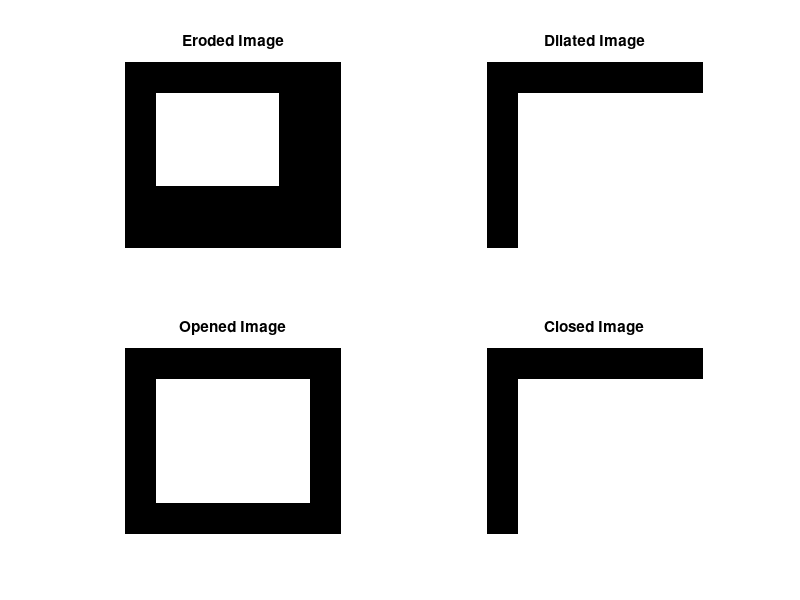

Here is the MATLAB script that generated this plot:
% Example usage
inputImage = [0 0 0 0 0 0 0; 
              0 1 1 1 1 1 0; 
              0 1 1 1 1 1 0; 
              0 1 1 1 1 1 0;
              0 1 1 1 1 1 0;
              0 0 0 0 0 0 0]; % Define your binary image

%inputImage = imread('back.png');
%inputImage = rgb2gray(inputImage);
          
structuringElement = ones(2, 2); % Define a 3x3 structuring element

erodedImage = imerode(inputImage, structuringElement);
dilatedImage = imdilate(inputImage, structuringElement);
openedImage = imopen(inputImage, structuringElement);
closedImage = imclose(inputImage, structuringElement);

% Display the results
figure;
subplot(2, 2, 1), imshow(erodedImage), title('Eroded Image');
subplot(2, 2, 2), imshow(dilatedImage), title('Dilated Image');
subplot(2, 2, 3), imshow(openedImage), title('Opened Image');
subplot(2, 2, 4), imshow(closedImage), title('Closed Image');

